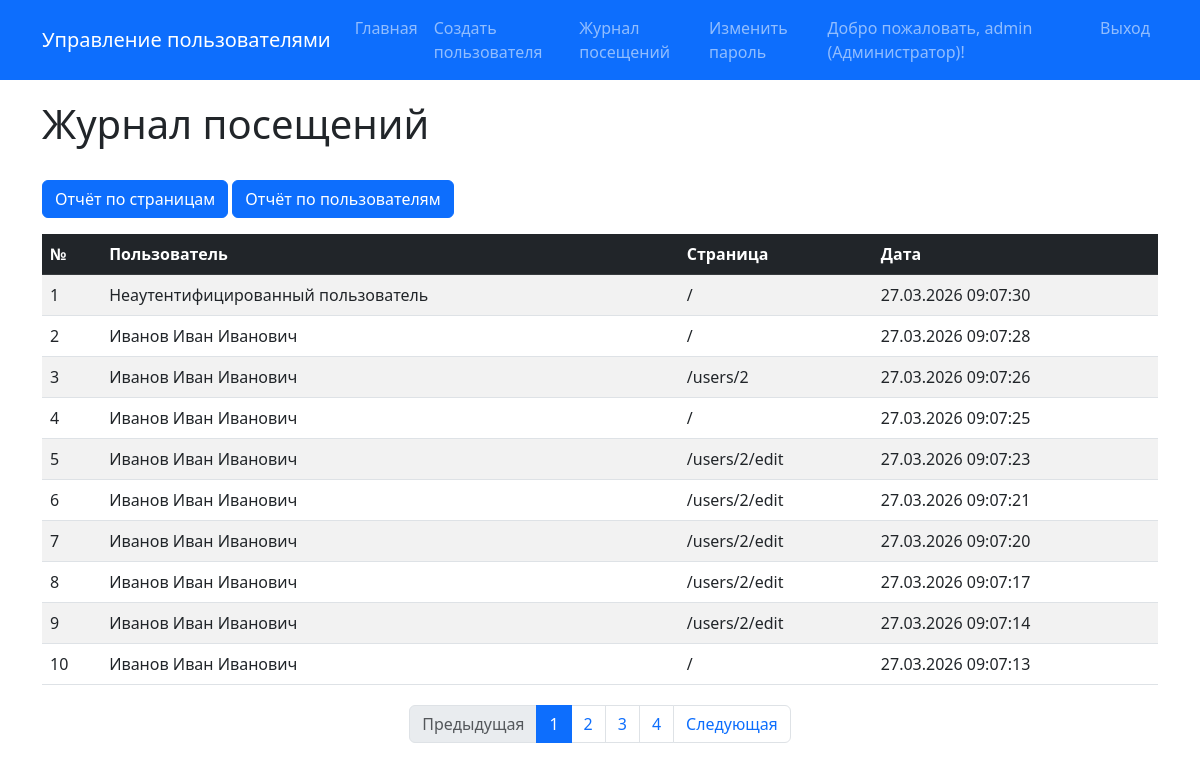
/reports/ (signed in), run on the app's committed database.
### models.py (models this page shows, shortened)
class User(db.Model, UserMixin):
    __tablename__ = 'users'
    id = db.Column(db.Integer, primary_key=True)
    login = db.Column(db.String(50), nullable=False, unique=True)
    password_hash = db.Column(db.String(255), nullable=False)
    last_name = db.Column(db.String(100))
    first_name = db.Column(db.String(100), nullable=False)
    middle_name = db.Column(db.String(100))
    role_id = db.Column(db.Integer, db.ForeignKey('roles.id'))
    created_at = db.Column(db.DateTime, default=datetime.utcnow, nullable=False)
    def get_full_name(self):
        parts = []
        if self.last_name:
            parts.append(self.last_name)
        parts.append(self.first_name)
        if self.middle_name:
            parts.append(self.middle_name)
        return ' '.join(parts)
    def has_role(self, role_name):
        return self.role and self.role.name == role_name

class Role(db.Model):
    __tablename__ = 'roles'
    id = db.Column(db.Integer, primary_key=True)
    name = db.Column(db.String(100), nullable=False, unique=True)
    description = db.Column(db.Text)
    users = db.relationship('User', backref='role', lazy=True)

class VisitLog(db.Model):
    __tablename__ = 'visit_logs'
    id = db.Column(db.Integer, primary_key=True)
    path = db.Column(db.String(100), nullable=False)
    user_id = db.Column(db.Integer, db.ForeignKey('users.id'), nullable=True)
    created_at = db.Column(db.DateTime, default=datetime.utcnow, nullable=False)
    user = db.relationship('User', backref='visits')

### reports/routes.py (the view)
@reports_bp.route('/')
@login_required
def index():
    if current_user.has_role('Администратор'):
        query = VisitLog.query
    else:
        query = VisitLog.query.filter_by(user_id=current_user.id)
    page = request.args.get('page', 1, type=int)
    pagination = query.order_by(VisitLog.created_at.desc()).paginate(
        page=page, per_page=PER_PAGE, error_out=False
    )
    visits = pagination.items
    return render_template(
        'reports/index.html',
        visits=visits,
        pagination=pagination
    )

### app.py (called while the page is built, shortened)
@login_manager.user_loader
def load_user(user_id):
    return db.session.get(User, int(user_id))

@app.before_request
def log_visit():
    excluded_paths = ['/static/', '/reports/', '/login', '/logout', '/favicon.ico']
    if request.path.startswith(tuple(excluded_paths)):
        return

### templates/reports/index.html
{% extends "base.html" %}
{% block content %}
<div class="row mb-4">
    <div class="col">
        <h1>Журнал посещений</h1>
    </div>
</div>
<div class="row mb-3">
    <div class="col">
        <a href="{{ url_for('reports.by_page') }}" class="btn btn-primary">Отчёт по страницам</a>
        {% if current_user.has_role('Администратор') %}
        <a href="{{ url_for('reports.by_user') }}" class="btn btn-primary">Отчёт по пользователям</a>
        {% endif %}
    </div>
</div>
<div class="row">
    <div class="col">
        <table class="table table-striped table-hover">
            <thead class="table-dark">
                <tr>
                    <th>№</th>
                    <th>Пользователь</th>
                    <th>Страница</th>
                    <th>Дата</th>
                </tr>
            </thead>
            <tbody>
                {% for visit in visits %}
                <tr>
                    <td>{{ (pagination.page - 1) * pagination.per_page + loop.index }}</td>
                    <td>
                        {% if visit.user %}
                            {{ visit.user.get_full_name() }}
                        {% else %}
                            Неаутентифицированный пользователь
                        {% endif %}
                    </td>
                    <td>{{ visit.path }}</td>
                    <td>{{ visit.created_at.strftime('%d.%m.%Y %H:%M:%S') }}</td>
                </tr>
                {% endfor %}
            </tbody>
        </table>
        {% if pagination.pages > 1 %}
        <nav aria-label="Page navigation">
            <ul class="pagination">
                {% if pagination.has_prev %}
                <li class="page-item">
                    <a class="page-link" href="{{ url_for('reports.index', page=pagination.prev_num) }}">Предыдущая</a>
                </li>
                {% else %}
                <li class="page-item disabled">
                    <span class="page-link">Предыдущая</span>
                </li>
                {% endif %}
                {% for page_num in pagination.iter_pages(left_edge=1, right_edge=1, left_current=1, right_current=2) %}
                    {% if page_num %}
                        {% if page_num == pagination.page %}
                        <li class="page-item active">
                            <span class="page-link">{{ page_num }}</span>
                        </li>
                        {% else %}
                        <li class="page-item">
                            <a class="page-link" href="{{ url_for('reports.index', page=page_num) }}">{{ page_num }}</a>
                        </li>
                        {% endif %}
                    {% else %}
                    <li class="page-item disabled">
                        <span class="page-link">...</span>
                    </li>
                    {% endif %}
                {% endfor %}
                {% if pagination.has_next %}
                <li class="page-item">
                    <a class="page-link" href="{{ url_for('reports.index', page=pagination.next_num) }}">Следующая</a>
                </li>
                {% else %}
                <li class="page-item disabled">
                    <span class="page-link">Следующая</span>
                </li>
                {% endif %}
            </ul>
        </nav>
        {% endif %}
    </div>
</div>
{% endblock %}

### templates/base.html (shortened to what this page needs)
<!DOCTYPE html>
<html lang="ru">
<head>
    <link href="https://cdn.jsdelivr.net/npm/bootstrap@5.3.0/dist/css/bootstrap.min.css" rel="stylesheet">
</head>
<body>
    <nav class="navbar navbar-expand-lg navbar-dark bg-primary">
        <div class="container">
            <a class="navbar-brand" href="{{ url_for('index') }}">Управление пользователями</a>
            <div class="collapse navbar-collapse">
                <ul class="navbar-nav me-auto">
                    <li class="nav-item">
                        <a class="nav-link" href="{{ url_for('index') }}">Главная</a>
                    </li>
                    {% if current_user.is_authenticated %}
                        {% if current_user.has_role('Администратор') %}
                        <li class="nav-item">
                            <a class="nav-link" href="{{ url_for('user_create') }}">Создать пользователя</a>
                        </li>
                        {% endif %}
                        <li class="nav-item">
                            <a class="nav-link" href="{{ url_for('reports.index') }}">Журнал посещений</a>
                        </li>
                        <li class="nav-item">
                            <a class="nav-link" href="{{ url_for('change_password') }}">Изменить пароль</a>
                        </li>
                    {% endif %}
                </ul>
                <ul class="navbar-nav">
                    {% if current_user.is_authenticated %}
                    <li class="nav-item">
                        <span class="nav-link">Добро пожаловать, {{ current_user.login }} ({{ current_user.role.name }})!</span>
                    </li>
                    <li class="nav-item">
                        <a class="nav-link" href="{{ url_for('logout') }}">Выход</a>
                    </li>
                    {% else %}
                    <li class="nav-item">
                        <a class="nav-link" href="{{ url_for('login') }}">Вход</a>
                    </li>
                    {% endif %}
                </ul>
            </div>
        </div>
    </nav>
    <div class="container">
        {% block content %}{% endblock %}
    </div>
</body>
</html>

### templates/base.html (style rules this page uses)
.navbar { margin-bottom: 20px; }
.pagination { justify-content: center; margin-top: 20px; }

### data on the page
User: login "admin"
Role: role.name "Администратор"
VisitLog: page "1", shows "Неаутентифицированный пользователь", path "/", created_at "27.03.2026 09:07:30"
VisitLog: (pagination.page-1)*pagination.per_page+loop.index "2", user.get_full_name "Иванов Иван Иванович", path "/", created_at "27.03.2026 09:07:28"
VisitLog: page "3", user.get_full_name "Иванов Иван Иванович", path "/users/2", created_at "27.03.2026 09:07:26"
VisitLog: page "4", user.get_full_name "Иванов Иван Иванович", path "/", created_at "27.03.2026 09:07:25"
VisitLog: page "5", user.get_full_name "Иванов Иван Иванович", path "/users/2/edit", created_at "27.03.2026 09:07:23"
VisitLog: page "6", user.get_full_name "Иванов Иван Иванович", path "/users/2/edit", created_at "27.03.2026 09:07:21"
VisitLog: page "7", user.get_full_name "Иванов Иван Иванович", path "/users/2/edit", created_at "27.03.2026 09:07:20"
VisitLog: page "8", user.get_full_name "Иванов Иван Иванович", path "/users/2/edit", created_at "27.03.2026 09:07:17"
VisitLog: page "9", user.get_full_name "Иванов Иван Иванович", path "/users/2/edit", created_at "27.03.2026 09:07:14"
VisitLog: page "10", user.get_full_name "Иванов Иван Иванович", path "/", created_at "27.03.2026 09:07:13"

### other printed values
{{ page_num }} "1"
{{ page_num }} "2" "3" "4"
